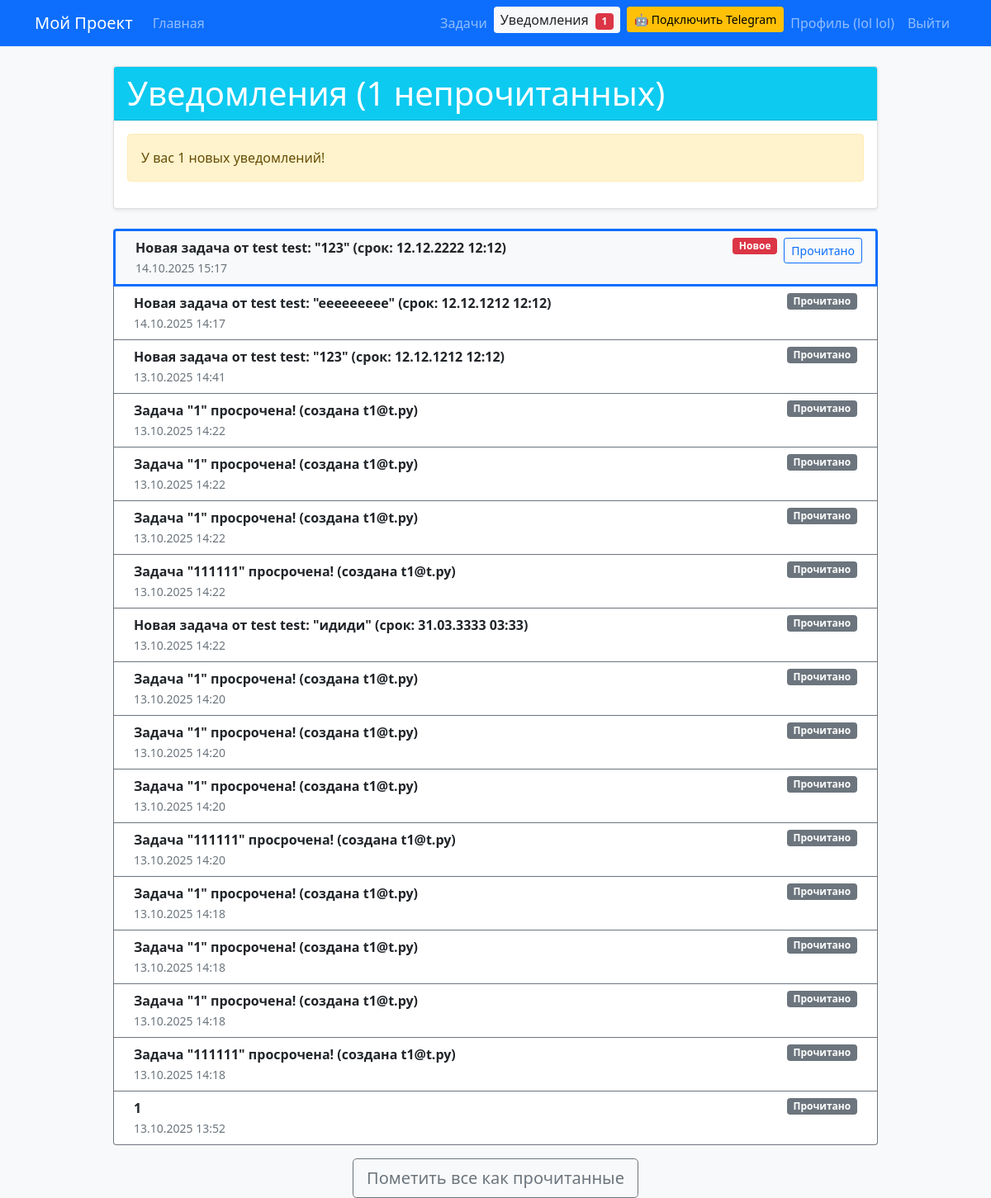
The page /users/notifications/ (signed in) on the database its author committed.
### users/models.py (models this page shows, shortened)
class MyUser(AbstractBaseUser, PermissionsMixin):
    first_name = models.CharField(max_length=50, verbose_name="Имя")
    last_name = models.CharField(max_length=50, verbose_name='Фамилия')
    middle_name = models.CharField(max_length=50, blank=True, null=True, verbose_name="Отчество")
    email = models.EmailField(unique=True, verbose_name="Email")
    is_staff = models.BooleanField(default=False, verbose_name="Статус персонала")
    is_active = models.BooleanField(default=True, verbose_name="Активен")
    date_joined = models.DateTimeField(default=timezone.now, verbose_name="Дата регистрации")
    deleted_at = models.DateTimeField(null=True, blank=True, verbose_name="Дата удаления")
    USERNAME_FIELD = 'email'
    REQUIRED_FIELDS = ['first_name', 'last_name']
    objects = UserManager()
    class Meta:
        verbose_name = "Пользователь"
        verbose_name_plural = "Пользователи"
        ordering = ['last_name', 'first_name']
    def get_full_name(self):
        full_name = f"{self.first_name} {self.last_name}"
        if self.middle_name:
            full_name += f" {self.middle_name}"
        return full_name.strip()

### tasks/models.py (models this page shows, shortened)
class Notification(models.Model):
    user = models.ForeignKey(User, on_delete=models.CASCADE, related_name='notifications')
    message = models.TextField(verbose_name="Сообщение")
    created_at = models.DateTimeField(auto_now_add=True, verbose_name="Дата создания")
    is_read = models.BooleanField(default=False, verbose_name="Прочитано")
    class Meta:
        verbose_name = "Уведомление"
        verbose_name_plural = "Уведомления"
        ordering = ['-created_at']

### users/views.py (the view, shortened to what this page needs)
# urls.py: path('notifications/', views.notifications, name='notifications'),
@login_required
def notifications(request):
    unread_count = Notification.objects.filter(user=request.user, is_read=False).count()
    notifications = Notification.objects.filter(user=request.user).order_by('-created_at')
    return render(request, 'users/notifications.html', {
        'notifications': notifications,
        'unread_count': unread_count,
    })

### users/context_processors.py (called while the page is built)
def unread_notifications_context(request):
    if request.user.is_authenticated:
        unread_count = Notification.objects.filter(user=request.user, is_read=False).count()
        return {'unread_count': unread_count}
    return {'unread_count': 0}

### templates/users/notifications.html (shortened to what this page needs)
{% extends 'base.html' %}
{% block content %}
    <div class="row justify-content-center">
        <div class="col-md-10">
            <div class="card shadow-sm mb-4">
                <div class="card-header bg-info text-white">
                    <h1 class="mb-0">Уведомления ({{ unread_count }} непрочитанных)</h1>
                </div>
                <div class="card-body">
                    {% if unread_count > 0 %}
                        <div class="alert alert-warning">
                            У вас {{ unread_count }} новых уведомлений!
                        </div>
                    {% endif %}
                </div>
            </div>
            {% if notifications %}
                <div class="list-group">
                    {% for notif in notifications %}
                        <div class="list-group-item list-group-item-action d-flex justify-content-between align-items-start {% if not notif.is_read %}border-start border-primary border-3 bg-light{% else %}border-start border-secondary{% endif %}">
                            <div class="ms-2 me-auto">
                                <div class="fw-bold">{{ notif.message }}</div>
                                <small class="text-muted">{{ notif.created_at|date:"d.m.Y H:i" }}</small>
                            </div>
                            <span class="badge {% if not notif.is_read %}bg-danger{% else %}bg-secondary{% endif %} me-2">
                                {% if not notif.is_read %}Новое{% else %}Прочитано{% endif %}
                            </span>
                            {% if not notif.is_read %}
                                <form method="post" style="display: inline;">
                                    <button type="submit" class="btn btn-sm btn-outline-primary">Прочитано</button>
                                </form>
                            {% endif %}
                        </div>
                    {% endfor %}
                </div>
                {% if unread_count > 0 %}
                    <div class="mt-3 text-center">
                        <form method="post">
                            <button type="submit" class="btn btn-outline-secondary btn-lg" onclick="return confirm('Пометить все как прочитанные?');">
                                Пометить все как прочитанные
                            </button>
                        </form>
                    </div>
                {% endif %}
            {% endif %}
        </div>
    </div>
{% endblock %}

### templates/base.html (shortened to what this page needs)
<!DOCTYPE html>
{% load static %}
<html lang="ru">
<head>
    <link href="https://cdn.jsdelivr.net/npm/bootstrap@5.1.3/dist/css/bootstrap.min.css" rel="stylesheet">
    <link rel="stylesheet" href="{% static 'css/style.css' %}">
</head>
<body class="bg-light">
    <nav class="navbar navbar-expand-lg navbar-dark bg-primary">
        <div class="container">
            <a class="navbar-brand" href="{% url 'users:home' %}">Мой Проект</a>
            <div class="collapse navbar-collapse" id="navbarNav">
                <ul class="navbar-nav me-auto">
                    <li class="nav-item">
                        <a class="nav-link {% if request.resolver_match.view_name == 'users:home' or request.path == '/' %}active bg-light text-dark rounded px-2 py-1{% endif %}"
                           href="{% url 'users:home' %}">Главная</a>
                    </li>
                </ul>
                <ul class="navbar-nav ms-auto">
                    {% if user.is_authenticated %}
                        <li class="nav-item">
                            <a class="nav-link {% if request.resolver_match.namespace == 'tasks' %}active bg-light text-dark rounded px-2 py-1{% endif %}"
                               href="{% url 'tasks:task_list' %}">Задачи</a>
                        </li>
                        <li class="nav-item">
                            <a class="nav-link {% if request.resolver_match.view_name == 'users:notifications' %}active bg-light text-dark rounded px-2 py-1{% endif %}"
                               href="{% url 'users:notifications' %}" id="notifications-link">
                                Уведомления
                                {% if unread_count > 0 %}
                                    <span class="badge bg-danger ms-1">{{ unread_count }}</span>
                                {% endif %}
                            </a>
                        </li>
                        <li class="nav-item">
                            <button class="btn btn-warning btn-sm ms-2" data-bs-toggle="modal" data-bs-target="#telegramModal">
                                🤖 Подключить Telegram
                            </button>
                        </li>
                        <li class="nav-item">
                            <a class="nav-link "
                               href="{% url 'users:profile' %}">Профиль ({{ user.get_full_name|default:user.email }})</a>
                        </li>
                        <li class="nav-item">
                            <a class="nav-link" href="{% url 'users:logout' %}">Выйти</a>
                        </li>
                    {% endif %}
                </ul>
            </div>
        </div>
    </nav>
    <div class="container mt-4">
        {% block content %}
        {% endblock %}
    </div>
</body>
</html>

### rows shown on the page
MyUser: get_full_name "lol lol"
Notification: message "Новая задача от test test: \"123\" (срок: 12.12.2222 12:12)", created_at "14.10.2025 15:17", is_read "Новое"
Notification: message "Новая задача от test test: \"eeeeeeeee\" (срок: 12.12.1212 12:12)", created_at "14.10.2025 14:17", is_read "Прочитано"
Notification: message "Новая задача от test test: \"123\" (срок: 12.12.1212 12:12)", created_at "13.10.2025 14:41", is_read "Прочитано"
Notification: message "Задача \"1\" просрочена! (создана t1@t.py)", created_at "13.10.2025 14:22", is_read "Прочитано"
Notification: message "Задача \"1\" просрочена! (создана t1@t.py)", created_at "13.10.2025 14:22", is_read "Прочитано"
Notification: message "Задача \"1\" просрочена! (создана t1@t.py)", created_at "13.10.2025 14:22", is_read "Прочитано"
Notification: message "Задача \"111111\" просрочена! (создана t1@t.py)", created_at "13.10.2025 14:22", is_read "Прочитано"
Notification: message "Новая задача от test test: \"идиди\" (срок: 31.03.3333 03:33)", created_at "13.10.2025 14:22", is_read "Прочитано"
Notification: message "Задача \"1\" просрочена! (создана t1@t.py)", created_at "13.10.2025 14:20", is_read "Прочитано"
Notification: message "Задача \"1\" просрочена! (создана t1@t.py)", created_at "13.10.2025 14:20", is_read "Прочитано"
Notification: message "Задача \"1\" просрочена! (создана t1@t.py)", created_at "13.10.2025 14:20", is_read "Прочитано"
Notification: message "Задача \"111111\" просрочена! (создана t1@t.py)", created_at "13.10.2025 14:20", is_read "Прочитано"
Notification: message "Задача \"1\" просрочена! (создана t1@t.py)", created_at "13.10.2025 14:18", is_read "Прочитано"
Notification: message "Задача \"1\" просрочена! (создана t1@t.py)", created_at "13.10.2025 14:18", is_read "Прочитано"
Notification: message "Задача \"1\" просрочена! (создана t1@t.py)", created_at "13.10.2025 14:18", is_read "Прочитано"
Notification: message "Задача \"111111\" просрочена! (создана t1@t.py)", created_at "13.10.2025 14:18", is_read "Прочитано"
Notification: message "1", created_at "13.10.2025 13:52", is_read "Прочитано"

### other values the page prints
{{ unread_count }} "1"
